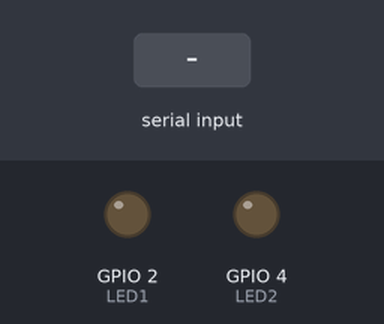
Bench run of a sketch on a simulated ESP32. Parts: output pins drawn as LEDs (lit = HIGH). The inputs (shaded band) are chosen by the test bench. EEPROM starts erased.

Above: at 1.2 s.
1.3 s: "x90\n" received over Serial
At 2.5 s:
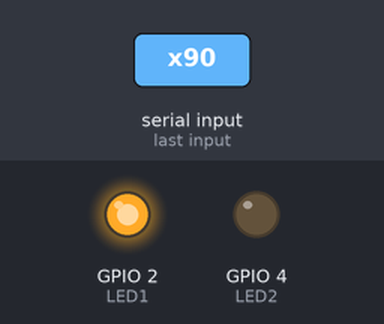
2.8 s: "p90\n" received over Serial
At 4.1 s:
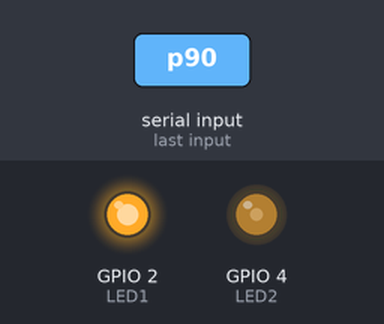
4.4 s: "d90\n" received over Serial
At 4.9 s:
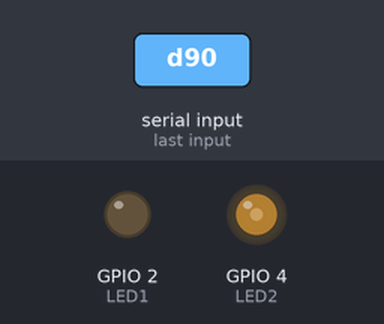
5.9 s: "x,45\n" received over Serial
At 7.1 s:
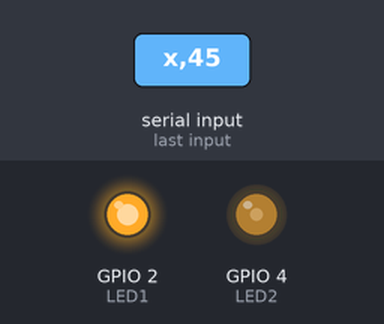
7.4 s: "d,45\n" received over Serial
At 8.5 s:
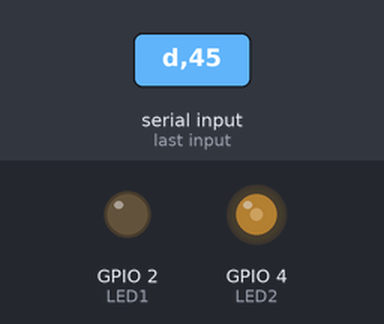
Timing chart, 0 to 9.9 s (numbered marks = the images above; inputs shaded):
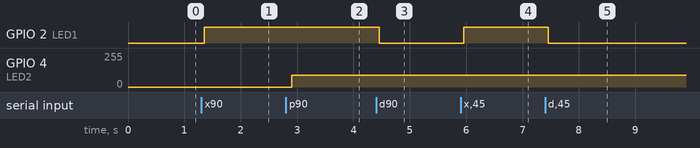

The sketch:

sketch_aug9a.ino
```cpp
#include <Preferences.h>
Preferences mymem;
TaskHandle_t serialget_task;
TaskHandle_t control_task;
#define LED1 2
#define LED2 4
#define SW1 25
#define SW2 26
#define ADC1 32
#define ADC2 33
int st = 1;
volatile char receive = 0;
void setup() {

  mymem.begin("swst", false);
  st = mymem.getInt("state", 1);
  mymem.end();

  Serial.begin(115200);
  Serial.setTimeout(50);
  xTaskCreatePinnedToCore(serialget, "serialget", 10000, NULL, 1, &serialget_task, 1);
  xTaskCreatePinnedToCore(Control, "control", 10000, NULL, 1, &control_task, 1);
  pinMode(LED1, OUTPUT);
  pinMode(LED2, OUTPUT);
  pinMode(SW1, INPUT_PULLUP);
  ledcAttachChannel(LED2, 1000, 8, 1);
}

void serialget(void*pvParameter) {
  while (1) {
    if (Serial.available() > 0) {
      receive = Serial.read();
    }
    vTaskDelay(100);
  }
}
void Control(void*pvParameter) {
  while (1) {
    if (receive == 'x') {
      digitalWrite(LED1, HIGH);
    } else if (receive == 'd') {
      digitalWrite(LED1, LOW);
    } else if (receive == 'p') {
      int pwm = Serial.readString().toInt();
      ledcWrite(LED2, pwm);
    } else if (receive == 'x') {
      if (digitalRead(SW1) == 0) {
        st = !st;
        mymem.begin("swst", false);
        mymem.putInt("state", st);
        mymem.end();
      }
      Serial.println(st);
    }

    else if (receive == 'a') {
      int adcval = analogRead(ADC1);
      int adccal = map(adcval, 0, 4095, 0, 1023);
      Serial.println(adccal);
      // Serial.println(receive);
    } else if (receive == 's') {
      int adcval2 = analogRead(ADC2);
      // int adccal2 = map(adcval2, 0, 4095, 0, 1023);
      Serial.println(adcval2);
    }
    receive = 0;
    vTaskDelay(50);
  }
}

void loop() {
  // put your main code here, to run repeatedly:
}
```

Measured:
- after the input at 1.3 s, GPIO 2 (LED1): LOW → HIGH after 0.05 s
- after the input at 2.8 s, GPIO 4 (LED2): 0/255 → 90/255 after 0.10 s
- after the input at 4.4 s, GPIO 2 (LED1): HIGH → LOW after 0.05 s
- after the input at 5.9 s, GPIO 2 (LED1): LOW → HIGH after 0.06 s
- after the input at 7.4 s, GPIO 2 (LED1): HIGH → LOW after 0.06 s
